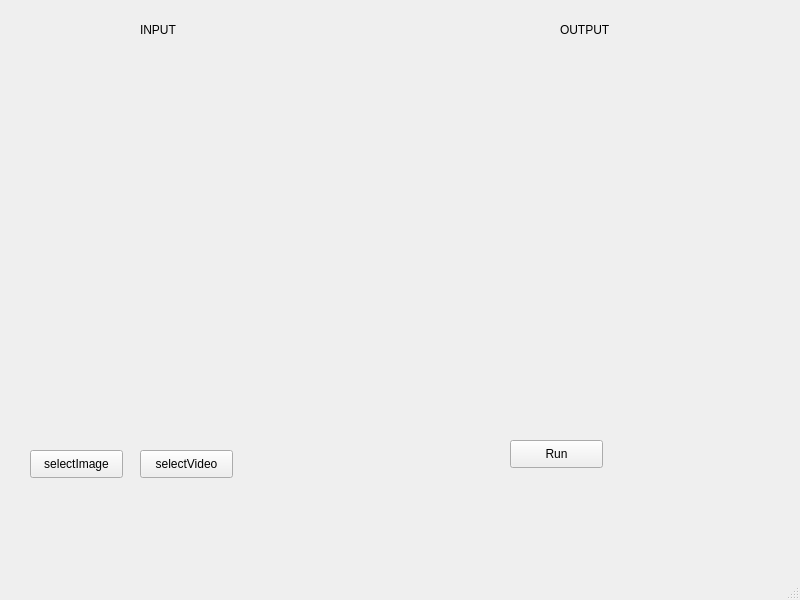
<?xml version="1.0" encoding="UTF-8"?>
<ui version="4.0">
 <class>MainWindow</class>
 <widget class="QMainWindow" name="MainWindow">
  <property name="geometry">
   <rect>
    <x>0</x>
    <y>0</y>
    <width>800</width>
    <height>600</height>
   </rect>
  </property>
  <property name="windowTitle">
   <string>MainWindow</string>
  </property>
  <widget class="QWidget" name="centralwidget">
   <widget class="QPushButton" name="selectImage">
    <property name="geometry">
     <rect>
      <x>30</x>
      <y>450</y>
      <width>93</width>
      <height>28</height>
     </rect>
    </property>
    <property name="text">
     <string>selectImage</string>
    </property>
   </widget>
   <widget class="QLabel" name="inputImage">
    <property name="geometry">
     <rect>
      <x>40</x>
      <y>70</y>
      <width>291</width>
      <height>291</height>
     </rect>
    </property>
    <property name="text">
     <string/>
    </property>
    <property name="scaledContents">
     <bool>true</bool>
    </property>
   </widget>
   <widget class="QLabel" name="outputImage">
    <property name="geometry">
     <rect>
      <x>440</x>
      <y>70</y>
      <width>281</width>
      <height>291</height>
     </rect>
    </property>
    <property name="lineWidth">
     <number>1</number>
    </property>
    <property name="text">
     <string/>
    </property>
    <property name="scaledContents">
     <bool>true</bool>
    </property>
   </widget>
   <widget class="QLabel" name="label_2">
    <property name="geometry">
     <rect>
      <x>140</x>
      <y>20</y>
      <width>81</width>
      <height>20</height>
     </rect>
    </property>
    <property name="text">
     <string>INPUT</string>
    </property>
   </widget>
   <widget class="QLabel" name="label_3">
    <property name="geometry">
     <rect>
      <x>560</x>
      <y>20</y>
      <width>81</width>
      <height>20</height>
     </rect>
    </property>
    <property name="text">
     <string>OUTPUT</string>
    </property>
   </widget>
   <widget class="QPushButton" name="selectVideo">
    <property name="geometry">
     <rect>
      <x>140</x>
      <y>450</y>
      <width>93</width>
      <height>28</height>
     </rect>
    </property>
    <property name="text">
     <string>selectVideo</string>
    </property>
   </widget>
   <widget class="QPushButton" name="btnRun">
    <property name="geometry">
     <rect>
      <x>510</x>
      <y>440</y>
      <width>93</width>
      <height>28</height>
     </rect>
    </property>
    <property name="text">
     <string>Run</string>
    </property>
   </widget>
  </widget>
  <widget class="QMenuBar" name="menubar">
   <property name="geometry">
    <rect>
     <x>0</x>
     <y>0</y>
     <width>800</width>
     <height>26</height>
    </rect>
   </property>
  </widget>
  <widget class="QStatusBar" name="statusbar"/>
 </widget>
 <resources/>
 <connections/>
</ui>
